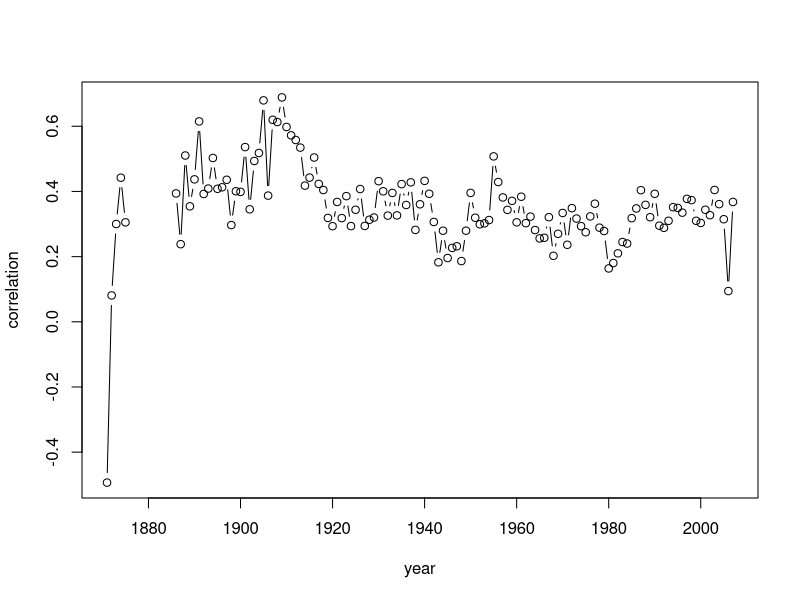
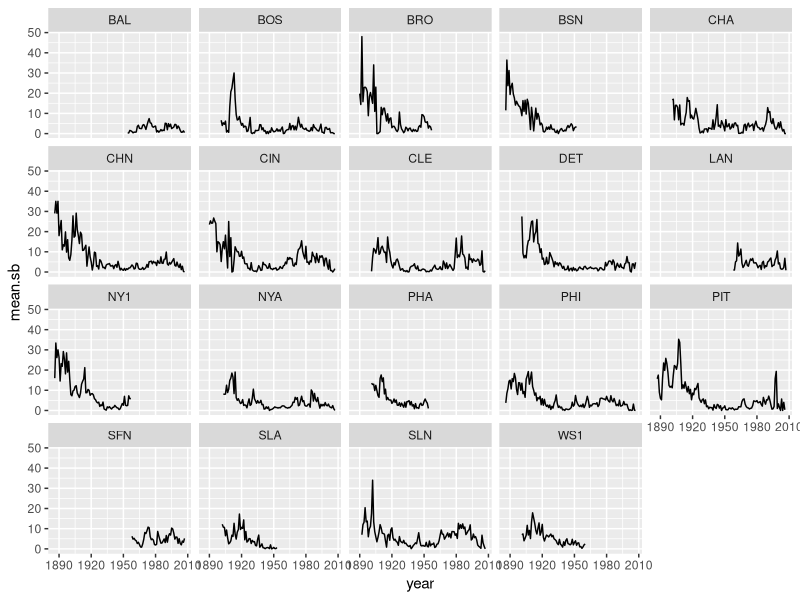

Reproduce these figures in R, in order.
library(plyr)
head(baseball) # see ?baseball

# plot the correlation between stolen bases and homeruns by year:
plot(ddply(baseball, "year", summarize, correlation = cor(sb, hr)), type = "b")

# capture the output from a linear model of stolen bases and homeruns
# for each year into a list:
out <- dlply(subset(baseball, year > 1950), "year", function(x) with(x, 
  lm(sb ~ hr)))
head(out)
summary(out[[1]]) # the first model output
summary(out[[2]]) # the second...

# browse through the data by year to build up a more complicated
# function (or debug an existing function)
# I've commented it out so you don't accidentally run it:
# out <- dlply(subset(baseball, year > 1950), "year", function(x) {
#  browser()
# })
# hit Return and look at the value of x each time
# type Q and hit the Return key to quit the browser

# get the slope and intercept from a linear model, fitting a separate
# linear model for each year:
out <- ddply(subset(baseball, year > 1950), "year", function(x) {
  lm.out <- as.numeric(coef(with(x, lm(hr ~ sb))))
  data.frame(slope = lm.out[2], intercept = lm.out[1])
})
head(out)

# create an additional column with the residuals from a linear model
# fit for each year:
out.residuals <- ddply(subset(baseball, year > 1950), "year", 
  transform, residuals = residuals(lm(hr ~ sb)))
head(out.residuals)

# get the mean stolen bases for each year and team combination:
out <- ddply(baseball, c("year", "team"), summarise, mean.sb = mean(sb, 
  na.rm = T))
head(out)

# Added bonus: plot it
# first exclude missing data and teams with less than 50 years of data 
# just for plotting:
out <- na.omit(out)
out <- subset(out, team %in% names(table(out$team))[table(out$team) >= 50])

# plot it:
library(ggplot2)
ggplot(out, aes(year, mean.sb)) + facet_wrap(~ team) + geom_line()
